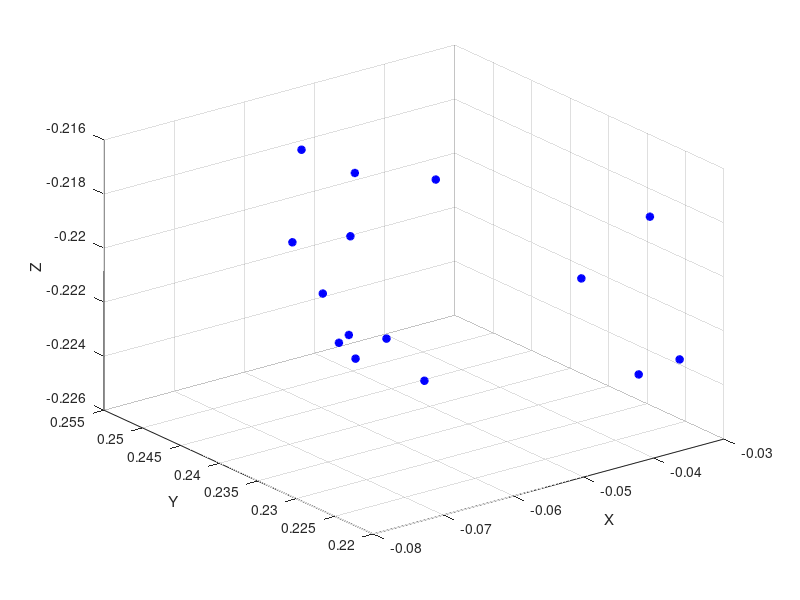

The MATLAB source for this figure: (Note: this script raises an error after producing the figure.)
clear; clc;
%% end effector trajectory

% psm1
x_range = [-0.068, -0.028];
y_range = [0.221, 0.251];
z_range = [-0.226, -0.216];

% psm3
% x_range = [0.042, 0.070];
% y_range = [-0.030, 0.025];
% z_range = [-0.524, -0.507];

npts = 15;
seed = 20241207;
rng(seed,"twister");
x_samples = (x_range(2)-x_range(1)) .* rand(npts, 1) + x_range(1);
y_samples = (y_range(2)-y_range(1)) .* rand(npts, 1) + y_range(1);
z_samples = (z_range(2)-z_range(1)) .* rand(npts, 1) + z_range(1);
xyz = [x_samples'; y_samples'; z_samples'];

figure(1);
plot3(xyz(1,:),xyz(2,:),xyz(3,:),'b*','LineWidth',2);
xlabel('X'); ylabel('Y'); zlabel('Z');
grid on
hold on

c = cscvn(xyz(:,[1:end 1]));

hold on
% fnplt(c,'r',2);
[points, t] = fnplt(c,'r',2);

tpts = [0 5];
tvec = 0:0.005:5;
[q, qd, qdd, pp] = bsplinepolytraj(points,tpts,tvec);
plot3(q(1,:), q(2,:), q(3,:), 'r', 'LineWidth', 2)

%% jaw open angle trajectory
initial_jawangle_js = rand(1);
angle = 0.3 * cos((2*pi)*tvec-initial_jawangle_js) + 0.2;
figure(2);
plot(tvec, angle, 'r.');
grid on
title("jaw angle")

%% last joint trajectory
initial_lastjoint_js = rand(1);
last_joint = 0.6 * sin((2*pi)*tvec-initial_lastjoint_js);
figure(3);
plot(tvec, last_joint, 'r.');
grid on
title("last joint")

%% wrist joint trajectory
initial_wrist_js = 0.3;
wrist_joint = 0.3 * cos((4*pi)*tvec-rand(1)) + initial_wrist_js;
figure(4);
plot(tvec, wrist_joint, 'r.');
grid on
title("wrist")

%% shaft joint trajectory
initial_shaft_js = -2.8; % 1.1;%
shaft_joint = 0.4 * sin((4*pi)*tvec-rand(1)) + initial_shaft_js;
figure(5);
plot(tvec, shaft_joint, 'r.');
grid on
title("shaft")

%% save .mat file
save('trajectory_000103_psm1.mat', "q", "angle", "last_joint", "wrist_joint", "shaft_joint");

